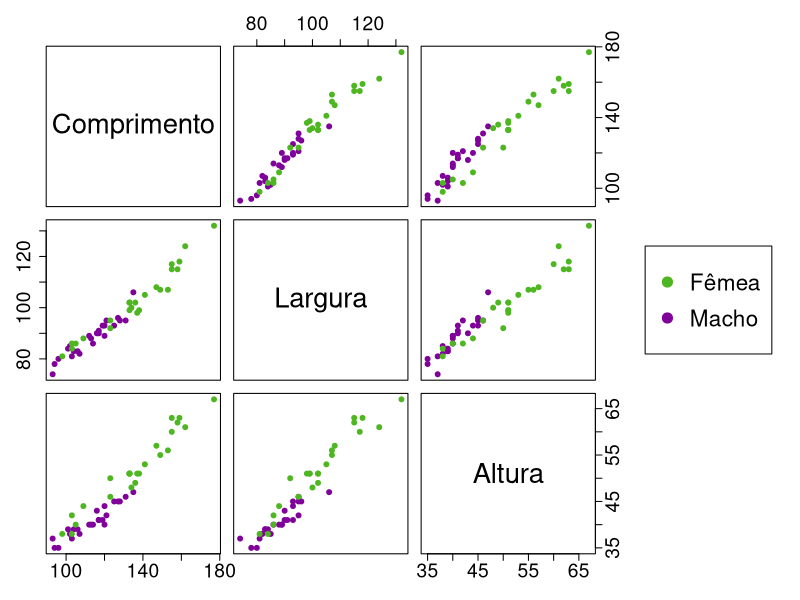
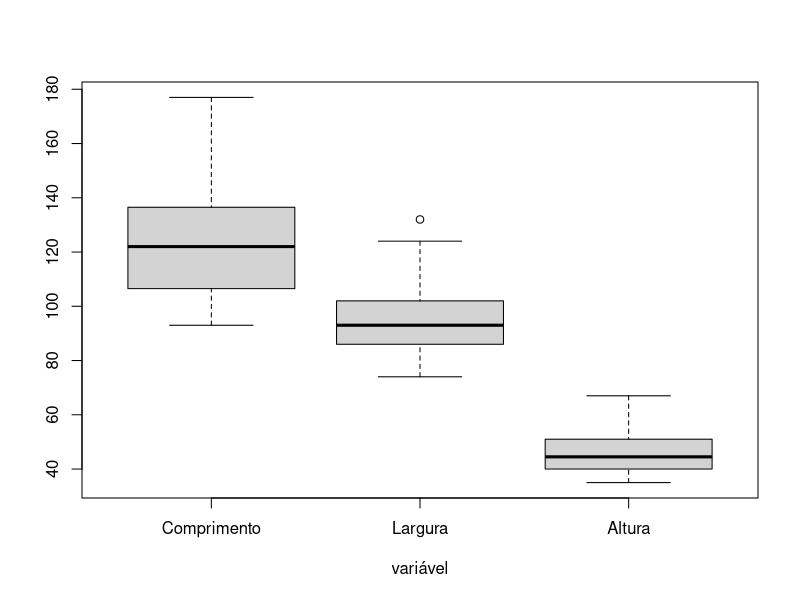
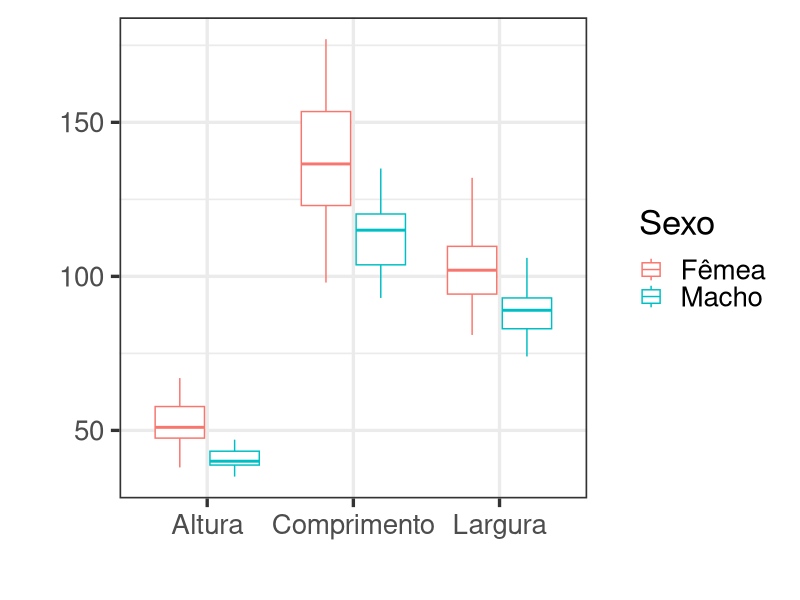
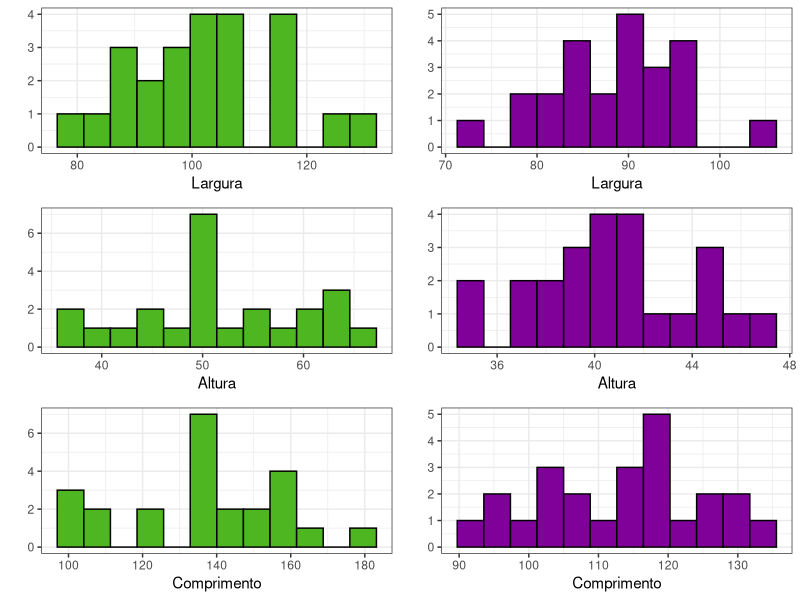
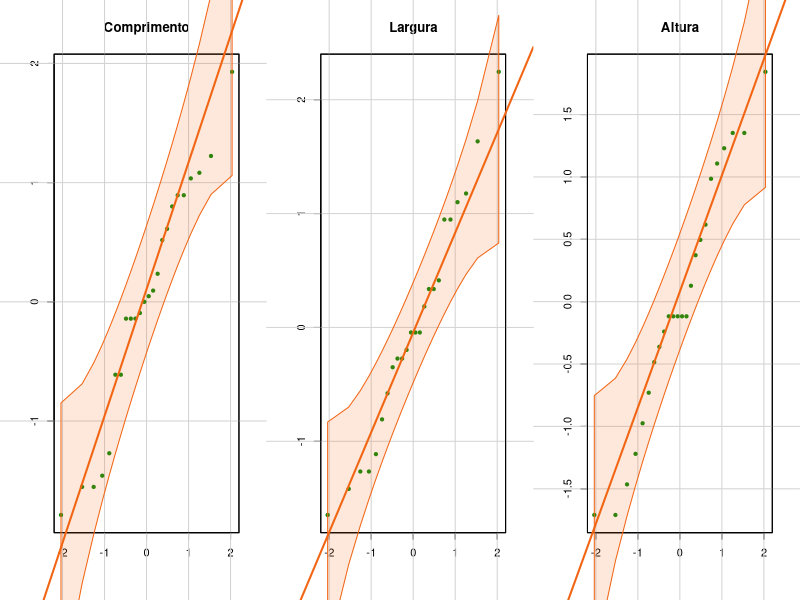
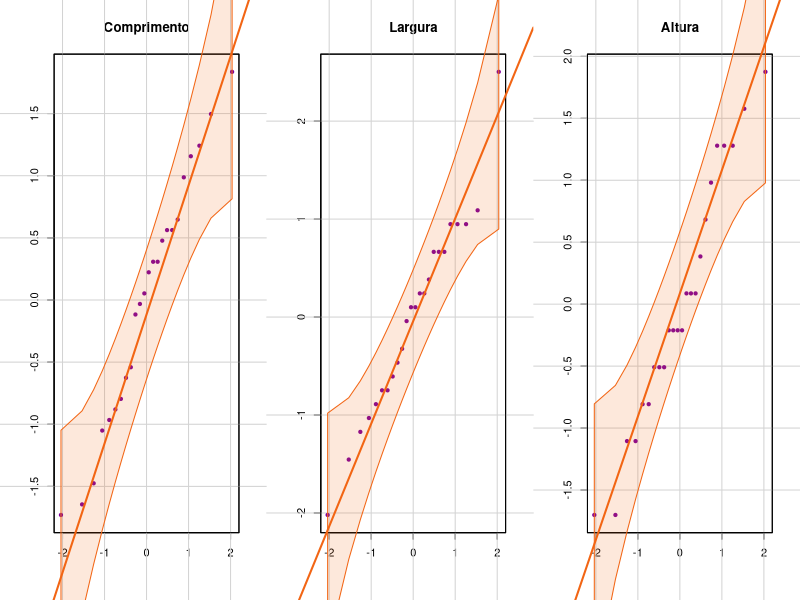

Recreate these plots in R, in order.
library(tidyverse)
library(grid)
library(gridExtra)
library(car)

# Leitura dos dados
tartarugas <- read_csv("dados/tartarugas.csv")

# Transformando em factor
tartarugas$sex <- as.factor(tartarugas$sex)

# Mudando nomes das colunas
colnames(tartarugas) <- c("Comprimento", "Largura", "Altura", "Sexo")

################################################################################
############################# Analise Descritiva ###############################
################################################################################

# Variáveis sumárias
medados <-rbind(apply(tartarugas[1:3],2,mean),
                apply(tartarugas[1:3],2,var),
                apply(tartarugas[1:3],2,sd),
                100*apply(tartarugas[1:3],2,sd)/apply(tartarugas[1:3],2,mean),
                apply(tartarugas[1:3],2,min),
                apply(tartarugas[1:3],2,quantile,0.5),
                apply(tartarugas[1:3],2,max))
                
rownames(medados)<-c("Média","Var.","DP","CV(%)","Mínimo","Mediana","Máximo")
    
round(medados,2)

# Sumarias do grupo macho
round(rbind(apply(tartarugas[tartarugas[4]=="Macho",-4],2,mean),
            apply(tartarugas[tartarugas[4]=="Macho",-4],2,var),
            apply(tartarugas[tartarugas[4]=="Macho",-4],2,sd),
            100*apply(tartarugas[tartarugas[4]=="Macho",-4],2,sd)/
              apply(tartarugas[tartarugas[4]=="Macho",-4],2,mean),
            apply(tartarugas[tartarugas[4]=="Macho",-4],2,min),
            apply(tartarugas[tartarugas[4]=="Macho",-4],2,quantile,0.5),
            apply(tartarugas[tartarugas[4]=="Macho",-4],2,max)),2)

#Sumarias do grupo femêa
round(rbind(apply(tartarugas[tartarugas[4]=="Fêmea",-4],2,mean),
            apply(tartarugas[tartarugas[4]=="Fêmea",-4],2,var),
            apply(tartarugas[tartarugas[4]=="Fêmea",-4],2,sd),
            100*apply(tartarugas[tartarugas[4]=="Fêmea",-4],2,sd)/
              apply(tartarugas[tartarugas[4]=="Fêmea",-4],2,mean),
            apply(tartarugas[tartarugas[4]=="Fêmea",-4],2,min),
            apply(tartarugas[tartarugas[4]=="Fêmea",-4],2,quantile,0.5),
            apply(tartarugas[tartarugas[4]=="Fêmea",-4],2,max)),2)

# Gráfico de dispersão
par(mfrow=c(1,1))
pairs(tartarugas[1:3],
      col = c("#4DB620", "#80009A")[tartarugas$Sexo],  # Mudar cor por grupo
      pch = 19,                                        # Mudar pontos
      labels = c("Comprimento", "Largura", "Altura"), 
      cex.labels = 2.5,
      cex.axis = 1.75,
      oma=c(3,3,3,15))
par(xpd = TRUE)
legend("right", col = c("#4DB620", "#80009A"),
       pch = c(19,19), legend = c("Fêmea","Macho"),
       cex = 1.35)

# Boxplot geral
par(mfrow=c(1,1))
boxplot(tartarugas[1:3],xlab="variável")

# Boxplot por sexo
tartarugas %>% gather("a", "b", -Sexo) %>%
  ggplot(aes(x=a, y=b, color=Sexo))+
  geom_boxplot()+
  labs(
    x = "",
    y = "",
    color = "Sexo"
  ) +
  theme_bw(base_size = 25)

g_legend <- function(a.gplot){
  tmp <- ggplot_gtable(ggplot_build(a.gplot))
  leg <- which(sapply(tmp$grobs, function(x) x$name) == "guide-box")
  legend <- tmp$grobs[[leg]]
  return(legend)
}
p1 <- tartarugas %>% ggplot()+
  geom_histogram(aes(Largura, fill=Sexo), bins=12, col="black")+
  labs(y = "")+
  theme_bw()
mylegend<-g_legend(p1)

# Histogramas
grid.arrange(
  tartarugas %>% filter(Sexo == "Fêmea") %>%
    ggplot()+
    geom_histogram(aes(Largura), fill="#4DB620", bins=12, col="black")+
    labs(y = "")+
    theme_bw(), 
  tartarugas %>% filter(Sexo == "Macho") %>%
    ggplot()+
    geom_histogram(aes(Largura), fill="#80009A", bins=12, col="black")+
    labs(y = "")+
    theme_bw(),
  tartarugas %>% filter(Sexo == "Fêmea") %>%
    ggplot()+
    geom_histogram(aes(Altura), fill="#4DB620", bins=12, col="black")+
    labs(y = "")+
    theme_bw(),
  tartarugas %>% filter(Sexo == "Macho") %>%
    ggplot()+
    geom_histogram(aes(Altura), fill="#80009A", bins=12, col="black")+
    labs(y = "")+
    theme_bw(),
  tartarugas %>% filter(Sexo == "Fêmea")%>% 
    ggplot()+
    geom_histogram(aes(Comprimento), fill="#4DB620", bins=12, col="black")+
    labs(y = "")+
    theme_bw(),
  tartarugas %>% filter(Sexo == "Macho")%>% 
    ggplot()+
    geom_histogram(aes(Comprimento), fill="#80009A", bins=12, col="black")+
    labs(y = "")+
    theme_bw(),
  nrow=3, ncol=2
)

# Gráfico Q-Q
par(mfrow=c(1,3))
for(i in 1:3){
  qqPlot(scale((tartarugas %>% filter(Sexo == "Fêmea"))[i]),dist="norm", id=F,
         mean=0,sd=1,col.lines="#F26514",pch = 19, col="#108A0C", xlab = "",
         main=colnames((tartarugas %>% filter(Sexo == "Fêmea")))[i], ylab = "")
}

par(mfrow=c(1,3))
for(i in 1:3){
  qqPlot(scale((tartarugas %>% filter(Sexo == "Macho"))[i]),dist="norm", id=F,
         mean=0,sd=1,col.lines="#F26514",pch = 19, col="#80009A", xlab = "",
         main=colnames((tartarugas %>% filter(Sexo == "Fêmea")))[i], ylab = "")
}

################################################################################
############################## Analise Inferencial #############################
################################################################################

# Dois ou mais vetores de médias
teste_mu1mu2_Homocedast <- function(m_X_completa, v_grupos, Delta, alpha)
{
  m_X_1 <-  m_X_completa[v_grupos==1,]
  m_X_2 <-  m_X_completa[v_grupos==2,]
  p<- ncol(m_X_1)
  v_n <- rbind(nrow(m_X_1),nrow(m_X_2))
  v_mu1 <-  cbind(apply(m_X_1,2,mean))
  v_mu2 <-  cbind(apply(m_X_2,2,mean))
  m_Sigma1 <- cov(m_X_1)
  m_Sigma2 <- cov(m_X_2)
  m_SigmaP <- ((v_n[1]-1)*m_Sigma1 + (v_n[2]-1)*m_Sigma2)/(v_n[1] + v_n[2] - 2)
  e_F <- (1/(1/v_n[1] + 1/v_n[2]))*(t(((v_mu1 - v_mu2) - Delta))) %*% 
    solve(m_SigmaP) %*% (((v_mu1 - v_mu2) - Delta))
  df1 <- p
  df2 <- v_n[1] + v_n[2] - p - 1
  e_F <- e_F *df2/(df1*(v_n[1] + v_n[2] - 2))
  p_valor <- 1 - pf(e_F,df1,df2)
  fc = qf(1 - alpha,df1,df2)
  e.pnc = e_F
  e.pt = 1 - pf(fc,df1,df2,ncp=e.pnc) # poder aproximado
  cat("Estatística do Teste: ",e_F,"\n")
  cat("Nível descritivo: ",p_valor,"\n")
  cat("Estimativa do poder do teste: ",e.pt,"\n")
  result <- list(e_F=e_F,p.valor=p_valor,e.pt=e.pt)
} 


teste_mu1mu2_Homocedast(as.matrix(tartarugas[-4]),
                        cbind(as.numeric(unlist(tartarugas[4]))),
                        rbind(0,0,0),
                        0.05)
